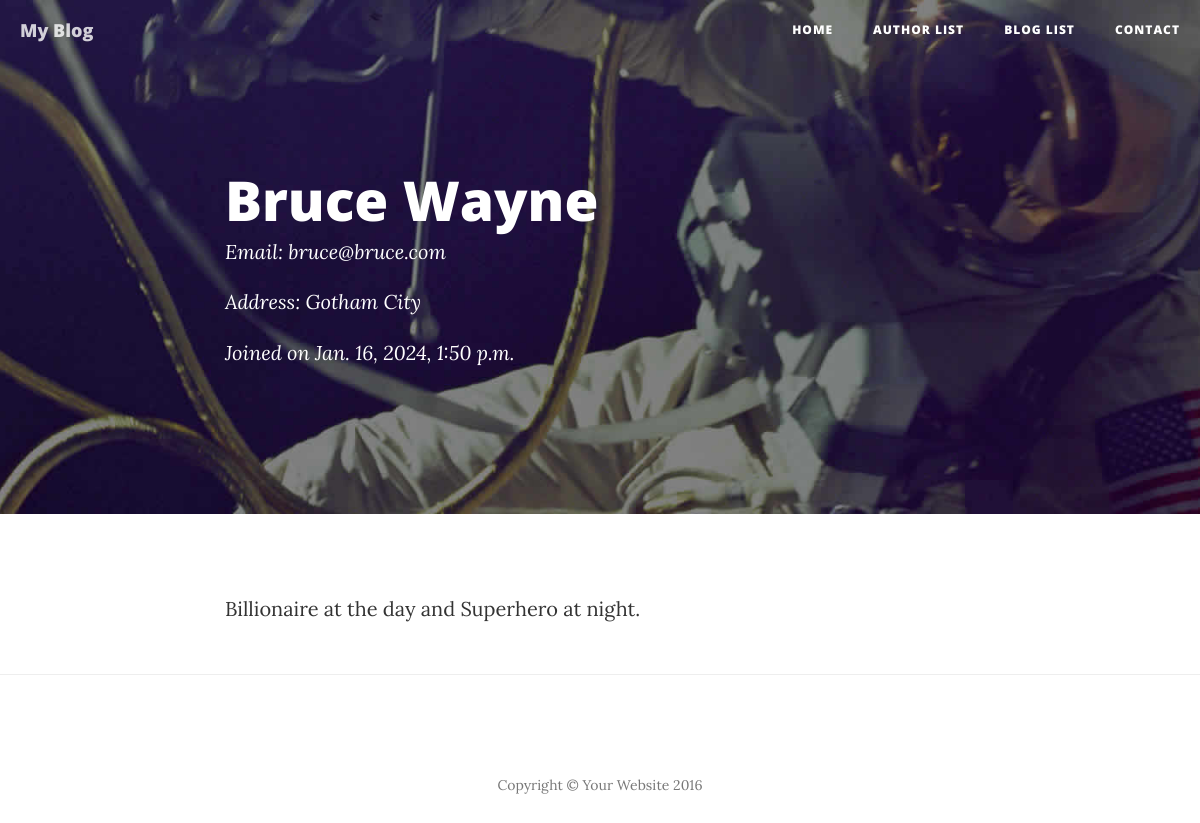
Page /blog/author/1/ on the committed database.
### blog/models.py (models this page shows, shortened)
class Author(models.Model):
    name = models.CharField(max_length=200)
    email = models.EmailField()
    address = models.CharField(max_length=200)
    bio = RichTextField()
    added_at = models.DateTimeField(auto_now_add=True)

### blog/views.py (the view)
# urls.py: path('blog/author/<int:author_id>/', views.author_detail, name='author-detail'),
def author_detail(request, author_id):
    detail = get_object_or_404(Author, id=author_id)
    context = {
        'details': detail,
    }
    return render(request, 'blog/author_detail.html', context=context)

### blog/templates/blog/author_detail.html
{% extends 'base.html' %}
{% block content %}
    <header class="intro-header" style="background-image: url('/static/img/post-bg.jpg')">
        <div class="container">
            <div class="row">
                <div class="col-lg-8 col-lg-offset-2 col-md-10 col-md-offset-1">
                    <div class="post-heading">
                        <h1>{{ details.name }}</h1>
                        <span class="meta">Email: {{ details.email }}</span>
                        <br>
                        <span class="meta">Address: {{ details.address }}</span>
                        <br>
                        <span class="meta">Joined on {{ details.added_at }}</span>
                    </div>
                </div>
            </div>
        </div>
    </header>
    <article>
        <div class="container">
            <div class="row">
                <div class="col-lg-8 col-lg-offset-2 col-md-10 col-md-offset-1">
                    <p>
                        {% autoescape off %}
                        {{ details.bio }}
                        {% endautoescape %}
                    </p>
                </div>
            </div>
        </div>
    </article>
    <hr>
{% endblock %}

### rows in the picture
Author: name "Bruce Wayne", email "bruce@bruce.com", address "Gotham City", added_at "Jan. 16, 2024, 1:50 p.m.", bio "Billionaire at the day and Superhero at night."
